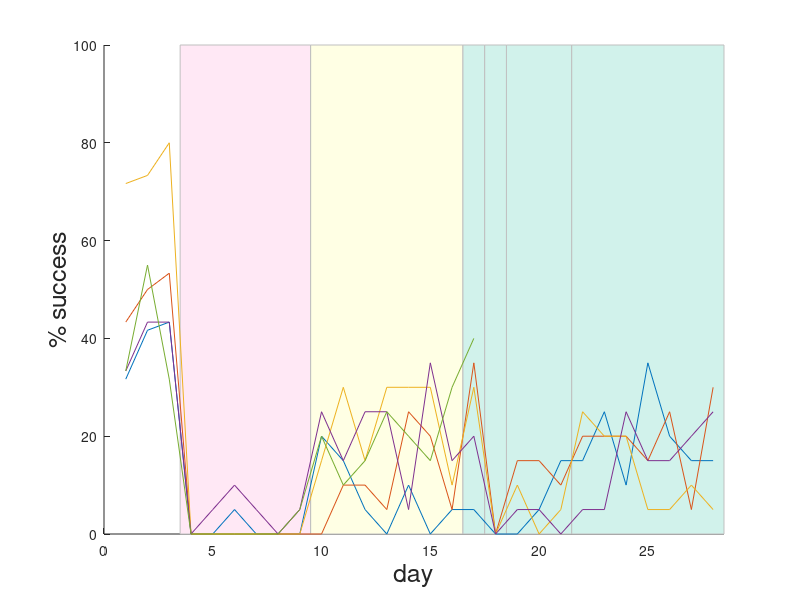

Here is the MATLAB script that generated this plot:
%quick visualization of pilot results

figure
hold on

%barrier with original well location region
rectangle('Position',[3.5,0,6,100],'EdgeColor','#C0C0C0','FaceColor',[1.00,0.91,0.96])

%far-well + barrier region
rectangle('Position',[9.5,0,7,100],'EdgeColor','#C0C0C0','FaceColor','#FFFFE4')

%low-shelf regions
rectangle('Position',[16.5,0,1,100],'EdgeColor','#C0C0C0','FaceColor',[0.8196, 0.9490, 0.9216])
rectangle('Position',[17.5,0,1,100],'EdgeColor','#C0C0C0','FaceColor',[0.8196, 0.9490, 0.9216])
rectangle('Position',[18.5,0,3,100],'EdgeColor','#C0C0C0','FaceColor',[0.8196, 0.9490, 0.9216])
rectangle('Position',[21.5,0,7,100],'EdgeColor','#C0C0C0','FaceColor',[0.8196, 0.9490, 0.9216])

data = [1,7,6,4;0,0,0,0;0,3,2,1;1,3,0,1;3,2,1,0;3,4,5,1;5,4,4,1;2,4,4,5]; %data only from first 8 days of low-shelf testing 
data_full = [19,26,43,20,20;25,30,44,26,33;26,32,48,26,19;0,0,0,0,0;0,0,0,1,0;1,0,0,2,0;0,0,0,1,0;0,0,0,0,0;0,0,0,1,1;4,0,3,5,4;3,2,6,3,2;1,2,3,5,3;0,1,6,5,5;2,5,6,1,4;0,4,6,7,3;1,1,2,3,6;1,7,6,4,8;0,0,0,0,NaN;0,3,2,1,NaN;1,3,0,1,NaN;3,2,1,0,NaN;3,4,5,1,NaN;5,4,4,1,NaN;2,4,4,5,NaN;7,3,1,3,NaN;4,5,1,3,NaN;3,1,2,4,NaN;3,6,1,5,NaN];
data_full(1:3,:) = data_full(1:3,:)/60*100; %convert to percent reach success out of 60 trials
data_full(4:end,:) = data_full(4:end,:)/20*100; %also percent reach success, but out of 20 trials

plot(data_full)
xlabel("day",'FontSize',18)
ylabel("% success", 'FontSize',18)
xlim([0,28.5])